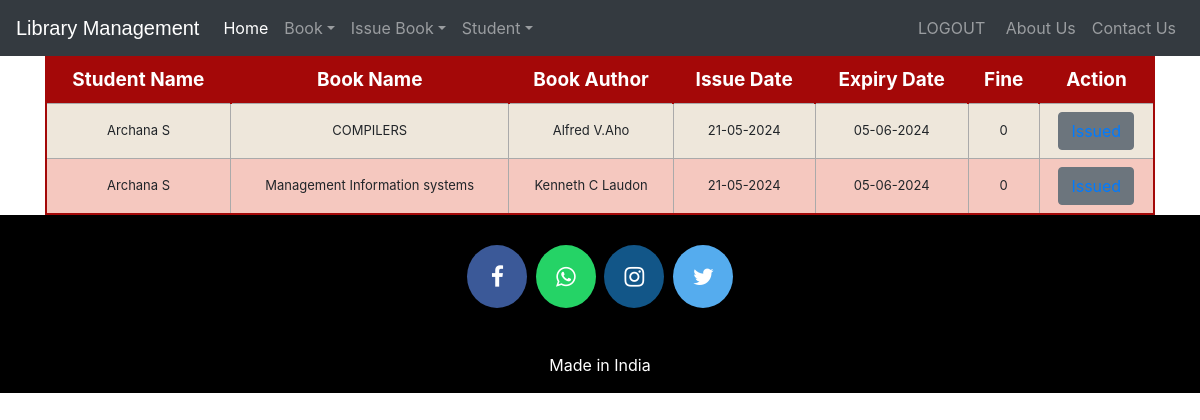
Page /viewissuedbook on the committed database.
### newapp/models.py (models this page shows, shortened)
class Newbookmodel(models.Model):
    CATEGORY_CHOICES = (
        ('al', 'Algorithms'),
        ('ai', 'Artificial Intelligence'),
        ('ml', 'Machine Learning'),
        ('pro', 'Programming'),
        ('net', 'Networking'),
        ('hr', 'Hardware'),
    )
    bookname = models.CharField(max_length=250)
    author = models.CharField(max_length=250)
    year = models.PositiveIntegerField()
    category = models.CharField(max_length=3, choices=CATEGORY_CHOICES)
    image = models.ImageField(upload_to='pics')
    desc = models.TextField()
    shelfid = models.FloatField(default=None,null=True,blank=True)
    publisher = models.CharField(max_length=250)

### newapp/views.py (the view)
# urls.py: path('viewissuedbook', views.viewissuedbook_view),
def viewissuedbook_view(request):
    issued_book_details = []
    for issued_book in IssuedBook.objects.all():
        issued_date = issued_book.issuedate.strftime('%d-%m-%Y')
        expiry_date = issued_book.expirydate.strftime('%d-%m-%Y')
        days_overdue = (date.today() - issued_book.issuedate).days
        fine = max(0, (days_overdue - 15) * 10)
        issued_book_details.append({
            'student_name': issued_book.student.first_name + ' ' + issued_book.student.last_name,
            'book_name': issued_book.book.bookname,
            'author': issued_book.book.author,
            'issued_date': issued_date,
            'expiry_date': expiry_date,
            'fine': fine,
            'id': issued_book.book.id,
        })
    return render(request, 'viewissuedbook.html', {'issued_book_details': issued_book_details})

### templates/viewissuedbook.html (shortened to what this page needs)
<!DOCTYPE html>
<html lang="en" dir="ltr">
<head>
</head>
<body>
 {% include "navbaradmin.html" %}
    <div class="container">
        <h1>Issued Books</h1>
        {% if issued_book_details %}
            <table class="redTable">
                <thead>
                    <tr>
                        <th>Student Name</th>
                        <th>Book Name</th>
                        <th>Book Author</th>
                        <th>Issue Date</th>
                        <th>Expiry Date</th>
                        <th>Fine</th>
                        <th>Action</th>
                    </tr>
                </thead>
                <tbody>
                    {% for book_detail in issued_book_details %}
                        <tr>
                            <td>{{ book_detail.student_name }}</td>
                            <td>{{ book_detail.book_name }}</td>
                            <td>{{ book_detail.author }}</td>
                            <td>{{ book_detail.issued_date }}</td>
                            <td>{{ book_detail.expiry_date }}</td>
                            <td>{{ book_detail.fine }}</td>
                            <td>
                            <button class="btn btn-secondary">     <a href="#" class="status-toggle" data-bookid="{{ book_detail.id }}" data-status="{{ book_detail.status }}">
                                </a>
                            </button>
                            </td>
                        </tr>
                    {% endfor %}
                </tbody>
            </table>
        {% else %}
            <p>No books issued.</p>
        {% endif %}
    </div>
{% include "footer.html" %}
</body>
</html>

### templates/viewissuedbook.html (style rules this page uses)
table.redTable { border: 2px solid #A40808; background-color: #EEE7DB; width: 100%; text-align: center; border-collapse: collapse; }
table.redTable td, table.redTable th { border: 1px solid #AAAAAA; padding: 8px; }
table.redTable tbody td { font-size: 13px; }
table.redTable tr:nth-child(even) { background: #F5C8BF; }
table.redTable thead { background: #A40808; }
table.redTable thead th { font-size: 19px; font-weight: bold; color: #FFFFFF; text-align: center; border-left: 2px solid #A40808; }
table.redTable thead th:first-child { border-left: none; }

### rows in the picture
Newbookmodel: book_name "COMPILERS", author "Alfred V.Aho"
Newbookmodel: book_name "Management Information systems", author "Kenneth C Laudon"

### other values in the picture
{{ book_detail.student_name }} "Archana S" "Archana S"
{{ book_detail.issued_date }} "21-05-2024" "21-05-2024"
{{ book_detail.expiry_date }} "05-06-2024" "05-06-2024"
{{ book_detail.fine }} "0" "0"
